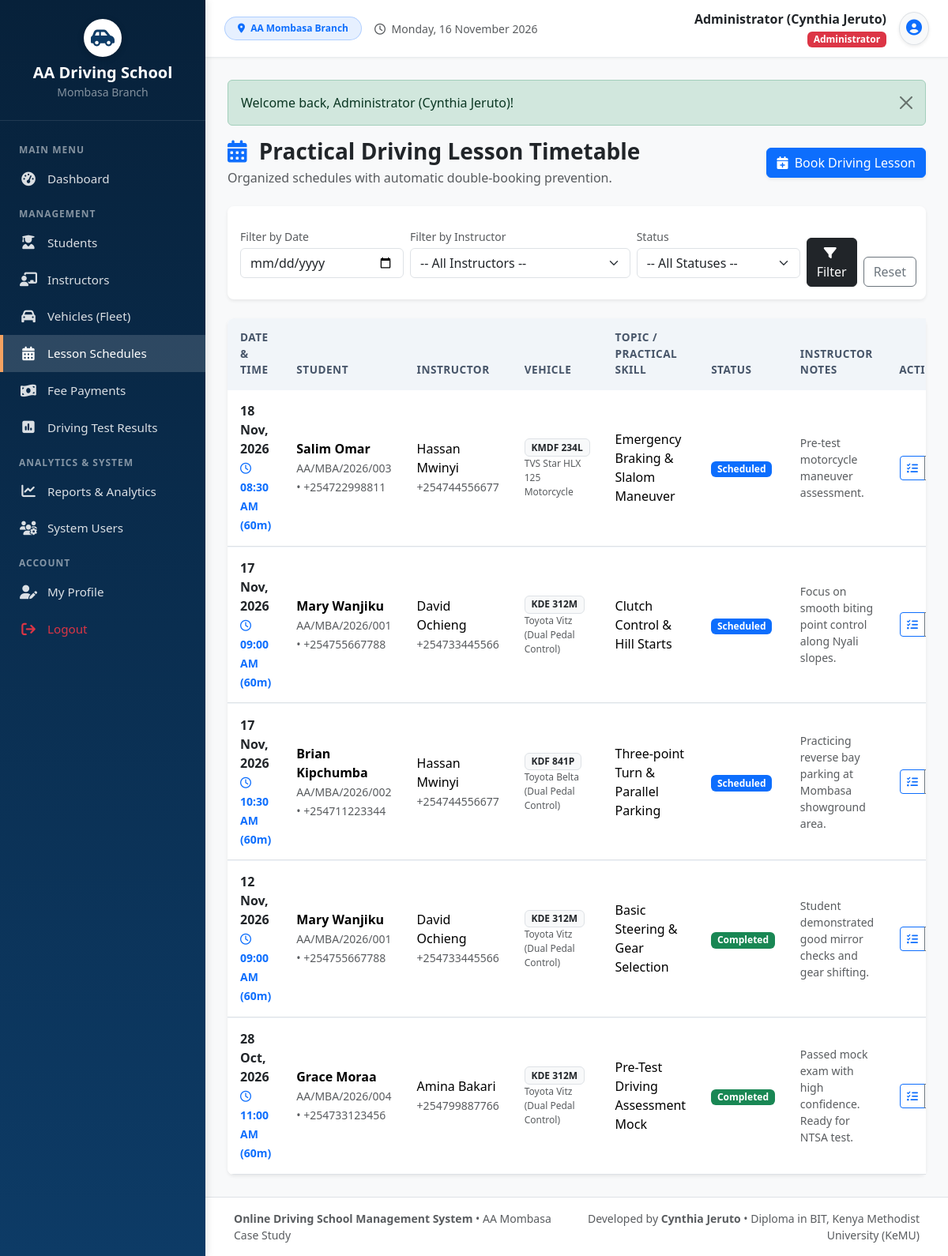
Screenshot of /schedules.php (signed in) with the database file from the repository.
### tables this page shows
CREATE TABLE `lesson_schedules` (
  `schedule_id` INT(11) NOT NULL AUTO_INCREMENT,
  `student_id` INT(11) NOT NULL,
  `instructor_id` INT(11) NOT NULL,
  `vehicle_id` INT(11) DEFAULT NULL,
  `lesson_topic` VARCHAR(150) NOT NULL DEFAULT 'Basic Controls & Steering',
  `lesson_date` DATE NOT NULL,
  `lesson_time` TIME NOT NULL,
  `duration_minutes` INT(11) NOT NULL DEFAULT 60,
  `status` ENUM('Scheduled', 'In Progress', 'Completed', 'Cancelled', 'No Show') NOT NULL DEFAULT 'Scheduled',
  `instructor_notes` TEXT DEFAULT NULL,
  `created_at` TIMESTAMP NOT NULL DEFAULT CURRENT_TIMESTAMP,
  PRIMARY KEY (`schedule_id`),
  KEY `fk_schedule_student` (`student_id`),
  KEY `fk_schedule_instructor` (`instructor_id`),
  KEY `fk_schedule_vehicle` (`vehicle_id`),
  CONSTRAINT `fk_schedule_student` FOREIGN KEY (`student_id`) REFERENCES `students` (`student_id`) ON DELETE CASCADE,
  CONSTRAINT `fk_schedule_instructor` FOREIGN KEY (`instructor_id`) REFERENCES `instructors` (`instructor_id`) ON DELETE CASCADE,
  CONSTRAINT `fk_schedule_vehicle` FOREIGN KEY (`vehicle_id`) REFERENCES `vehicles` (`vehicle_id`) ON DELETE SET NULL
);

CREATE TABLE `students` (
  `student_id` INT(11) NOT NULL AUTO_INCREMENT,
  `user_id` INT(11) DEFAULT NULL,
  `student_reg_no` VARCHAR(30) NOT NULL UNIQUE,
  `full_name` VARCHAR(100) NOT NULL,
  `gender` ENUM('Male', 'Female', 'Other') NOT NULL,
  `date_of_birth` DATE DEFAULT NULL,
  `phone` VARCHAR(20) NOT NULL,
  `email` VARCHAR(100) DEFAULT NULL,
  `national_id` VARCHAR(30) DEFAULT NULL,
  `address` VARCHAR(255) DEFAULT 'Mombasa',
  `course_category` VARCHAR(100) NOT NULL DEFAULT 'Category B (Light Vehicle - Manual)',
  `course_fee` DECIMAL(10,2) NOT NULL DEFAULT 15000.00,
  `registration_date` DATE NOT NULL,
  `status` ENUM('Enrolled', 'In Training', 'Test Ready', 'Completed', 'Dropped') NOT NULL DEFAULT 'Enrolled',
  `created_at` TIMESTAMP NOT NULL DEFAULT CURRENT_TIMESTAMP,
  PRIMARY KEY (`student_id`),
  KEY `fk_student_user` (`user_id`),
  CONSTRAINT `fk_student_user` FOREIGN KEY (`user_id`) REFERENCES `users` (`user_id`) ON DELETE SET NULL
);

CREATE TABLE `instructors` (
  `instructor_id` INT(11) NOT NULL AUTO_INCREMENT,
  `user_id` INT(11) DEFAULT NULL,
  `instructor_no` VARCHAR(20) NOT NULL UNIQUE,
  `full_name` VARCHAR(100) NOT NULL,
  `gender` ENUM('Male', 'Female', 'Other') NOT NULL,
  `phone` VARCHAR(20) NOT NULL,
  `email` VARCHAR(100) NOT NULL,
  `license_no` VARCHAR(50) NOT NULL,
  `license_expiry` DATE DEFAULT NULL,
  `specialization` VARCHAR(100) DEFAULT 'Manual & Automatic Light Vehicles',
  `address` VARCHAR(255) DEFAULT 'Mombasa, Kenya',
  `status` ENUM('Active', 'On Leave', 'Inactive') NOT NULL DEFAULT 'Active',
  `created_at` TIMESTAMP NOT NULL DEFAULT CURRENT_TIMESTAMP,
  PRIMARY KEY (`instructor_id`),
  KEY `fk_instructor_user` (`user_id`),
  CONSTRAINT `fk_instructor_user` FOREIGN KEY (`user_id`) REFERENCES `users` (`user_id`) ON DELETE SET NULL
);

CREATE TABLE `vehicles` (
  `vehicle_id` INT(11) NOT NULL AUTO_INCREMENT,
  `reg_no` VARCHAR(20) NOT NULL UNIQUE,
  `model` VARCHAR(100) NOT NULL,
  `transmission` ENUM('Manual', 'Automatic') NOT NULL DEFAULT 'Manual',
  `category` VARCHAR(50) NOT NULL DEFAULT 'Class B (Light Vehicle)',
  `status` ENUM('Available', 'In Use', 'Maintenance') NOT NULL DEFAULT 'Available',
  `photo` VARCHAR(255) DEFAULT NULL,
  `created_at` TIMESTAMP NOT NULL DEFAULT CURRENT_TIMESTAMP,
  PRIMARY KEY (`vehicle_id`)
);

### schedules.php (the view, shortened to what this page needs)
<?php
require_once __DIR__ . '/includes/header.php';
$dateFilter = trim($_GET['date'] ?? '');
$sql = "
    SELECT ls.*,
           s.full_name AS student_name, s.student_reg_no, s.phone AS student_phone,
           i.full_name AS instructor_name, i.phone AS instructor_phone,
           v.reg_no AS vehicle_reg, v.model AS vehicle_model
    FROM lesson_schedules ls
    JOIN students s ON ls.student_id = s.student_id
    JOIN instructors i ON ls.instructor_id = i.instructor_id
    LEFT JOIN vehicles v ON ls.vehicle_id = v.vehicle_id
    WHERE 1=1
";
$params = [];
$sql .= " ORDER BY ls.lesson_date DESC, ls.lesson_time ASC";
$stmt = $pdo->prepare($sql);
$stmt->execute($params);
$schedules = $stmt->fetchAll();
?>
<div class="d-flex justify-content-between align-items-center mb-4">
    <div>
        <h3 class="fw-bold mb-1 text-dark"><i class="fa-solid fa-calendar-days text-primary me-2"></i> Practical Driving Lesson Timetable</h3>
        <p class="text-muted mb-0">Organized schedules with automatic double-booking prevention.</p>
    </div>
    <?php if (has_role(['Administrator', 'Receptionist'])): ?>
    <a href="schedule_add.php" class="btn btn-primary shadow-sm">
        <i class="fa-solid fa-calendar-plus me-1"></i> Book Driving Lesson
    </a>
    <?php endif; ?>
</div>
<div class="card border-0 shadow-sm rounded-3 mb-4">
    <div class="card-body p-3">
        <form method="GET" action="schedules.php" class="row g-2 align-items-center">
            <div class="col-md-3">
                <label class="form-label small text-muted mb-1">Filter by Date</label>
                <input type="date" name="date" class="form-control" value="<?= htmlspecialchars($dateFilter) ?>">
            </div>
            <?php if ($_SESSION['role'] !== 'Instructor'): ?>
            <div class="col-md-4">
                <label class="form-label small text-muted mb-1">Filter by Instructor</label>
                <select name="instructor_id" class="form-select">
                    <option value="">-- All Instructors --</option>
                </select>
            </div>
            <?php endif; ?>
            <div class="col-md-3">
                <label class="form-label small text-muted mb-1">Status</label>
                <select name="status" class="form-select">
                    <option value="">-- All Statuses --</option>
                </select>
            </div>
            <div class="col-md-2 d-flex gap-2 align-items-end" style="margin-top: 2rem;">
                <button type="submit" class="btn btn-dark w-100"><i class="fa-solid fa-filter me-1"></i> Filter</button>
                <a href="schedules.php" class="btn btn-outline-secondary">Reset</a>
            </div>
        </form>
    </div>
</div>
<div class="card border-0 shadow-sm rounded-3">
    <div class="card-body p-0">
        <div class="table-responsive">
            <table class="table custom-table table-hover mb-0">
                <thead>
                    <tr>
                        <th>Date & Time</th>
                        <th>Student</th>
                        <th>Instructor</th>
                        <th>Vehicle</th>
                        <th>Topic / Practical Skill</th>
                        <th>Status</th>
                        <th>Instructor Notes</th>
                        <th class="text-end">Actions</th>
                    </tr>
                </thead>
                <tbody>
                    <?php if (empty($schedules)): ?>
                        <tr><td colspan="8" class="text-center py-5 text-muted">No driving lesson schedules found.</td></tr>
                    <?php else: ?>
                        <?php foreach ($schedules as $s): ?>
                            <tr>
                                <td>
                                    <div class="fw-bold text-dark"><?= format_date($s['lesson_date']) ?></div>
                                    <small class="text-primary fw-semibold"><i class="fa-regular fa-clock me-1"></i> <?= date('h:i A', strtotime($s['lesson_time'])) ?> (<?= $s['duration_minutes'] ?>m)</small>
                                </td>
                                <td>
                                    <div class="fw-bold"><?= htmlspecialchars($s['student_name']) ?></div>
                                    <small class="text-muted"><?= htmlspecialchars($s['student_reg_no']) ?> &bull; <?= htmlspecialchars($s['student_phone']) ?></small>
                                </td>
                                <td>
                                    <div><?= htmlspecialchars($s['instructor_name']) ?></div>
                                    <small class="text-muted"><?= htmlspecialchars($s['instructor_phone']) ?></small>
                                </td>
                                <td>
                                    <?php if ($s['vehicle_reg']): ?>
                                        <span class="badge bg-light text-dark border"><?= htmlspecialchars($s['vehicle_reg']) ?></span>
                                        <div class="small text-muted" style="font-size: 0.75rem;"><?= htmlspecialchars($s['vehicle_model']) ?></div>
                                    <?php else: ?>
                                        <span class="text-muted small">Not Assigned</span>
                                    <?php endif; ?>
                                </td>
                                <td><?= htmlspecialchars($s['lesson_topic']) ?></td>
                                <td>
                                    <?php
                                    $sBadge = [
                                        'Scheduled' => 'primary',
                                        'In Progress' => 'warning text-dark',
                                        'Completed' => 'success',
                                        'Cancelled' => 'danger',
                                        'No Show' => 'secondary'
                                    ][$s['status']] ?? 'secondary';
                                    ?>
                                    <span class="badge bg-<?= $sBadge ?>"><?= htmlspecialchars($s['status']) ?></span>
                                </td>
                                <td class="small text-muted" style="max-width: 180px;">
                                    <?= htmlspecialchars($s['instructor_notes'] ?? '-') ?>
                                </td>
                                <td class="text-end">
                                    <div class="btn-group btn-group-sm">
                                        <a href="schedule_status.php?id=<?= $s['schedule_id'] ?>" class="btn btn-outline-primary" title="Update Status / Notes">
                                            <i class="fa-solid fa-list-check"></i>
                                        </a>
                                    </div>
                                </td>
                            </tr>
                        <?php endforeach; ?>
                    <?php endif; ?>
                </tbody>
            </table>
        </div>
    </div>
</div>
<?php require_once __DIR__ . '/includes/footer.php'; ?>

### assets/css/style.css (style rules this page uses)
:root { --primary-color: #0d3b66; --primary-dark: #07213a; --primary-light: #185a9d; --accent-color: #f4a261; --accent-hover: #e76f51; --bg-light: #f8f9fa; --sidebar-width: 260px; --text-dark: #2b2d42; --card-shadow: 0 4px 12px rgba(0, 0, 0, 0.05); }
body { font-family: 'Segoe UI', system-ui, -apple-system, sans-serif; background-color: var(--bg-light); color: var(--text-dark); min-height: 100vh; }
.custom-table { border-collapse: separate; border-spacing: 0; border-radius: 8px; overflow: hidden; background: #ffffff; }
.custom-table thead th { background-color: #f1f5f9; color: #475569; font-weight: 600; font-size: 0.85rem; text-transform: uppercase; letter-spacing: 0.5px; border: none; padding: 0.9rem 1rem; }
.custom-table tbody td { padding: 0.9rem 1rem; vertical-align: middle; border-top: 1px solid #f1f5f9; }

### rows the page displays
lesson_schedules: lesson_date "18 Nov, 2026", lesson_time "08:30 AM", duration_minutes "60", student.full_name "Salim Omar", student.student_reg_no "AA/MBA/2026/003", student.phone "+254722998811", instructor.full_name "Hassan Mwinyi", instructor.phone "+254744556677", vehicle.reg_no "KMDF 234L", vehicle.model "TVS Star HLX 125 Motorcycle", lesson_topic "Emergency Braking & Slalom Maneuver", status "Scheduled", instructor_notes "Pre-test motorcycle maneuver assessment."
lesson_schedules: lesson_date "17 Nov, 2026", lesson_time "09:00 AM", duration_minutes "60", student.full_name "Mary Wanjiku", student.student_reg_no "AA/MBA/2026/001", student.phone "+254755667788", instructor.full_name "David Ochieng", instructor.phone "+254733445566", vehicle.reg_no "KDE 312M", vehicle.model "Toyota Vitz (Dual Pedal Control)", lesson_topic "Clutch Control & Hill Starts", status "Scheduled", instructor_notes "Focus on smooth biting point control along Nyali slopes."
lesson_schedules: lesson_date "17 Nov, 2026", lesson_time "10:30 AM", duration_minutes "60", student.full_name "Brian Kipchumba", student.student_reg_no "AA/MBA/2026/002", student.phone "+254711223344", instructor.full_name "Hassan Mwinyi", instructor.phone "+254744556677", vehicle.reg_no "KDF 841P", vehicle.model "Toyota Belta (Dual Pedal Control)", lesson_topic "Three-point Turn & Parallel Parking", status "Scheduled", instructor_notes "Practicing reverse bay parking at Mombasa showground area."
lesson_schedules: lesson_date "12 Nov, 2026", lesson_time "09:00 AM", duration_minutes "60", student.full_name "Mary Wanjiku", student.student_reg_no "AA/MBA/2026/001", student.phone "+254755667788", instructor.full_name "David Ochieng", instructor.phone "+254733445566", vehicle.reg_no "KDE 312M", vehicle.model "Toyota Vitz (Dual Pedal Control)", lesson_topic "Basic Steering & Gear Selection", status "Completed", instructor_notes "Student demonstrated good mirror checks and gear shifting."
lesson_schedules: lesson_date "28 Oct, 2026", lesson_time "11:00 AM", duration_minutes "60", student.full_name "Grace Moraa", student.student_reg_no "AA/MBA/2026/004", student.phone "+254733123456", instructor.full_name "Amina Bakari", instructor.phone "+254799887766", vehicle.reg_no "KDE 312M", vehicle.model "Toyota Vitz (Dual Pedal Control)", lesson_topic "Pre-Test Driving Assessment Mock", status "Completed", instructor_notes "Passed mock exam with high confidence. Ready for NTSA test."

### other values shown
$_SESSION['full_name'] "Administrator (Cynthia Jeruto)"
$_SESSION['role'] "Administrator"
$flash['message'] "Welcome back, Administrator (Cynthia Jeruto)!"
